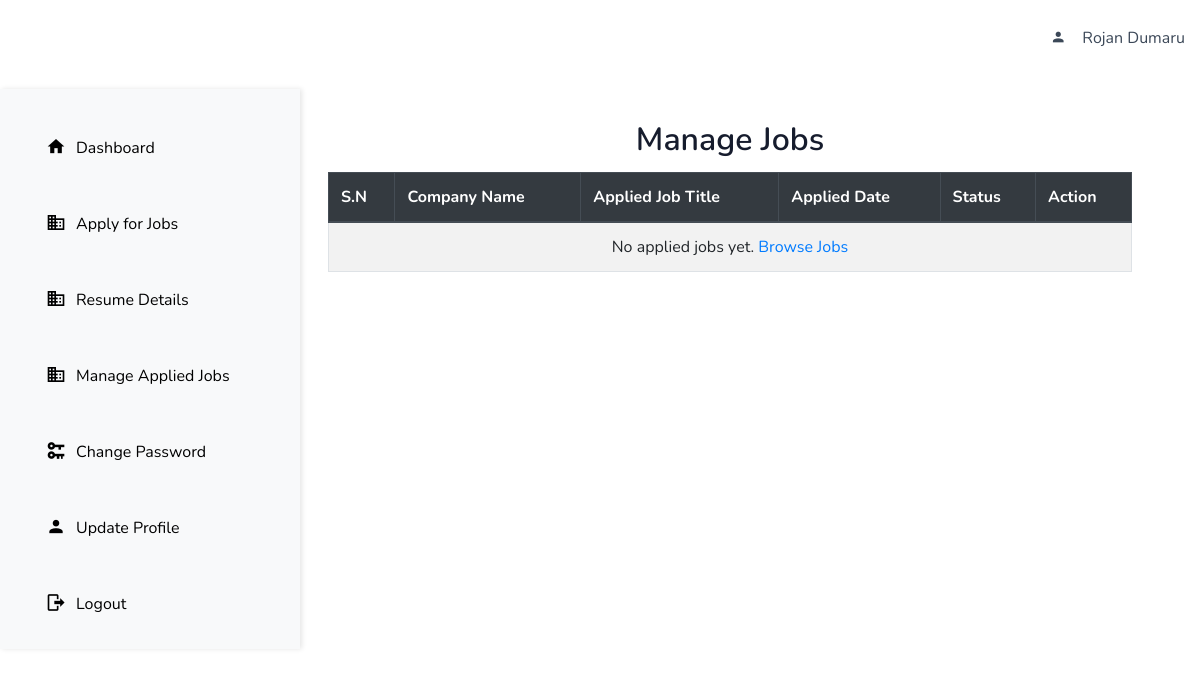
The page /job/manage_appliedjobs/ (signed in) on the database as committed earlier.
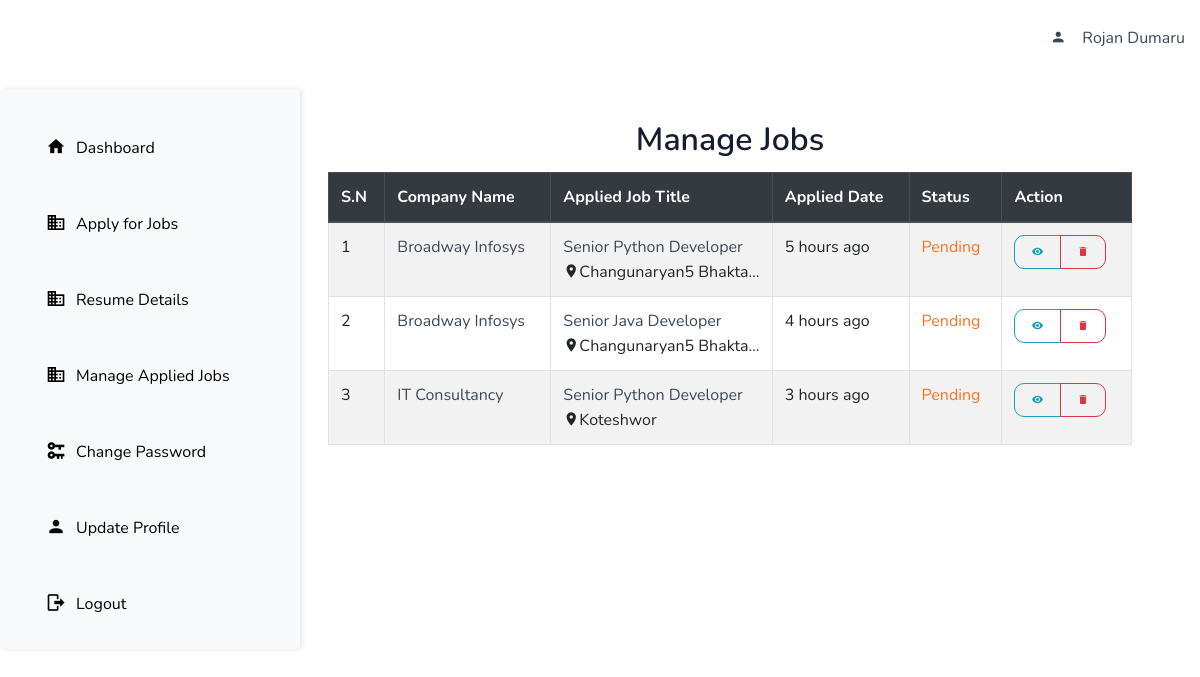
The same page on the database as committed later.
### job/models.py (models this page shows, shortened)
class JobApplication(models.Model):
    resume = models.ForeignKey(Resume, on_delete=models.CASCADE)
    job = models.ForeignKey(Job, on_delete=models.CASCADE)
    applied_date_time = models.DateTimeField(auto_now_add=True)
    applied_date = models.DateField(auto_now_add=True)
    status = models.CharField(max_length=50, choices=JOBAPPLICATION_STATUS, default='Pending')

class Job(models.Model):
    company = models.ForeignKey(Company, on_delete=models.CASCADE)  # Renamed for clarity
    title = models.CharField(max_length=200)
    post_date_time = models.DateTimeField(auto_now_add=True, editable=False)
    date_posted = models.DateField(auto_now_add=True)
    salary = models.PositiveIntegerField()
    pay_mode = models.CharField(max_length=20, choices=PAY_MODE)
    job_type = models.CharField(max_length=50, choices=JOB_TYPE)
    job_location = models.CharField(max_length=200, choices=JOB_LOCATION)
    job_category = models.CharField(max_length=200, choices=JOB_CATEGORY)
    expiry_date = models.DateTimeField(null=True, blank=True)
    job_description = models.TextField()
    status = models.CharField(max_length=50, choices=STATUS, default='Pending')

### company/models.py (models this page shows)
class Company(models.Model):
    user = models.OneToOneField(User, on_delete=models.CASCADE)
    name = models.CharField(max_length=200)
    address = models.CharField(max_length=50, null= True)
    email = models.EmailField(max_length=50)
    phone_number = models.CharField(max_length=13)
    website = models.URLField()
    founded_in = models.PositiveIntegerField()
    primary_industry = models.CharField(max_length=100, choices=PRIMARY_INDUSTRY)
    province = models.CharField(max_length=20, choices=PROVINCE_CHOICES)
    company_size = models.CharField(max_length=20,choices=COMPANY_SIZES)
    country = models.CharField(max_length=20, choices=COUNTRY_CHOICES)
    linkedin = models.URLField()
    instagram = models.URLField()
    facebook = models.URLField()
    about_company = models.TextField()
    def __str__(self):
        return f"{self.name}"

### job/views.py (the view)
# urls.py: path('manage_appliedjobs/', views.manage_appliedjobs, name='manage_appliedjobs'),
def manage_appliedjobs(request):
    applied_jobs = JobApplication.objects.filter(resume=request.user.resume)
    context = {'applied_jobs': applied_jobs}
    return render(request, 'job/manage_appliedjobs.html', context)

### templates/job/manage_appliedjobs.html (shortened to what this page needs)
{% extends "base.html" %}
{% load humanize %}
{% block content %}
<div class="container-fluid p-5">
  <h2 class="text-center mt-0">Manage Jobs</h2>
  <div class="table-responsive">
    <table class="table table-bordered table-hover table-striped">
      <thead class="thead-dark">
        <tr>
          <th scope="col">S.N</th>
          <th scope="col">Company Name</th>
          <th scope="col">Applied Job Title</th>
          <th scope="col">Applied Date</th>
          <th scope="col">Status</th>
          <th scope="col">Action</th>
        </tr>
      </thead>
      <tbody>
        {% for job in applied_jobs %}
        <tr>
          <td>{{ forloop.counter }}</td>
          <td class="text-truncate" style="max-width: 150px;">
            <a href="{% url 'company:company_detail' job.job.company.pk %}" class="text-dark">{{ job.job.company }}</a>
          </td>
          <td class="text-truncate" style="max-width: 200px;">
            <a href="{% url 'job:job_details' job.job.pk %}" class="text-dark">{{ job.job.title }}</a><br>
            <i class="mdi mdi-map-marker"></i>{{ job.job.company.address }}
          </td>
          <td>
            {{ job.applied_date_time|naturaltime }}<br>
          </td>
          <td class="status">
            {% if job.status == 'Pending' %}
              <span class="text-warning">Pending</span>
            {% elif job.status == 'Approved' %}
              <span class="text-success">Approved</span>
            {% else %}
              <span class="text-danger">Declined</span>
            {% endif %}
          </td>
          <td>
            <div class="btn-group" role="group">
              <a href="{% url 'job:job_details' job.job.pk %}" class="btn btn-sm btn-outline-info" role="button" title="View">
                <i class="mdi mdi-eye"></i>
              </a>
              <a href="{% url 'job:delete_appliedjob' job.pk %}" class="btn btn-sm btn-outline-danger" role="button" title="Delete" onclick="return confirm('Are you sure you want to delete this application?');">
                <i class="mdi mdi-delete"></i>
              </a>
            </div>
          </td>
        </tr>
        {% empty %}
        <tr>
          <td colspan="6" class="text-center">
            No applied jobs yet. <a href="{% url 'job:all_joblist' %}">Browse Jobs</a>
          </td>
        </tr>
        {% endfor %}
      </tbody>
    </table>
  </div>
</div>
{% endblock content %}

Rows that differ between the two databases and show on the page:
added JobApplication: job.company "Broadway Infosys", job "Senior Python Developer", job.company.address "Changunaryan5 Bhakta…", applied_date_time "5 hours ago", status "Pending"
added JobApplication: job.company "Broadway Infosys", job "Senior Java Developer", job.company.address "Changunaryan5 Bhakta…", applied_date_time "4 hours ago", status "Pending"
added JobApplication: job.company "IT Consultancy", job "Senior Python Developer", job.company.address "Koteshwor", applied_date_time "3 hours ago", status "Pending"
Other text that changed with them:
text no longer shown: "No applied jobs yet. Browse Jobs"
